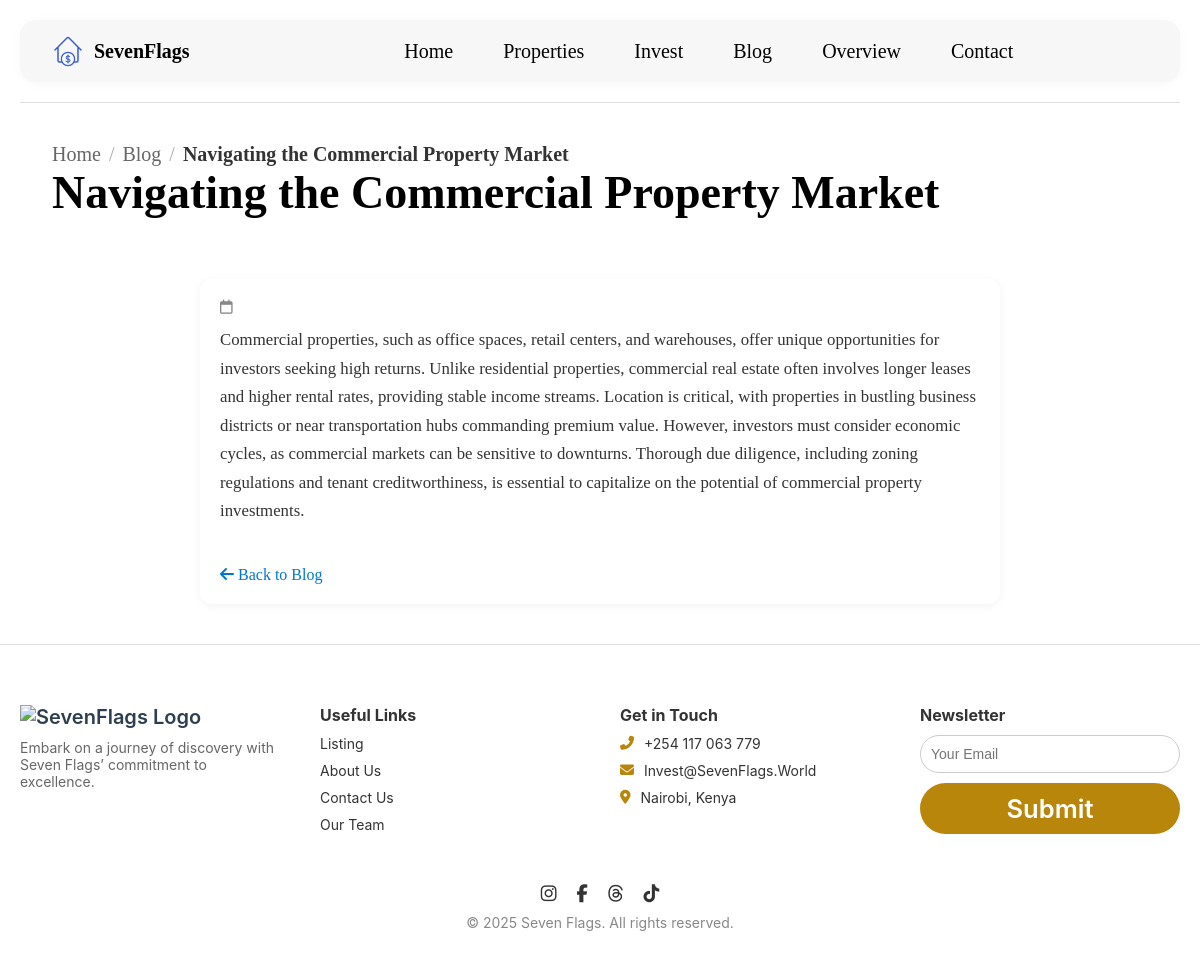
/blog/navigating-the-commercial-property-market/, run on the app's committed database.
### core/models.py (models this page shows, shortened)
class BlogPost(models.Model):
    author = models.ForeignKey(User, on_delete=models.SET_NULL, null=True)  # usually admin users
    title = models.CharField(max_length=255)
    slug = models.SlugField(unique=True, max_length=255)
    content = CKEditor5Field()
    published = models.BooleanField(default=False)
    published_at = models.DateTimeField(blank=True, null=True)
    created_at = models.DateTimeField(auto_now_add=True)
    updated_at = models.DateTimeField(auto_now=True)
    class Meta:
        ordering = ['-published_at']

### core/views.py (the view)
# urls.py: path('blog/<slug:slug>/', views.blog_details, name='blog_detail'),
def blog_details(request, slug):
    blog = get_object_or_404(BlogPost, slug=slug)
    return render(request, 'core/blog_detail.html', {'blog': blog})

### core/context_processors.py (called while the page is built)
def available_currencies(request):
    currencies = ExchangeRate.objects.values_list("target_currency", flat=True)
    return {
        "available_currencies": ["KES"] + list(currencies)  # Always include KES as base
    }

### core/templates/core/blog_detail.html (shortened to what this page needs)
{% load static %}
<!DOCTYPE html>
<html lang="en">
<head>
  <link rel="stylesheet" href="https://cdnjs.cloudflare.com/ajax/libs/font-awesome/6.5.0/css/all.min.css">
  <link rel="stylesheet" href="{% static 'css/styles.css' %}" />
</head>
<body>
  <header class="site-header">
    <div class="header-container">
      <div class="website-logo">
        <img class="logo-monogram" src="{% static 'icons/Rent Home Section.svg' %}" />
        <div class="brand-name">SevenFlags</div>
      </div>
      <nav class="navbar" id="navbar">
        <a href="{% url 'core:home' %}">Home</a>
        <a href="{% url 'core:properties' %}">Properties</a>
        <a href="{% url 'core:invest' %}">Invest</a>
        <a href="{% url 'core:blog' %}">Blog</a>
        <a href="{% url 'core:about' %}">Overview</a>
        <a href="{% url 'core:contact' %}">Contact</a>
      </nav>
    </div>
  </header>
  <main class="main-content">
    <section class="breadcrumb-section">
      <div class="breadcrumb-container">
        <div class="breadcrumb-wrapper">
          <div class="breadcrumb-links">
            <a href="{% url 'core:home' %}" class="breadcrumb-link">Home</a>
            <span class="breadcrumb-divider">/</span>
            <a href="{% url 'core:blog' %}" class="breadcrumb-link">Blog</a>
            <span class="breadcrumb-divider">/</span>
            <span class="breadcrumb-current">{{ blog.title }}</span>
          </div>
          <div class="breadcrumb-title-wrap">
            <h1 class="breadcrumb-title">{{ blog.title }}</h1>
          </div>
        </div>
      </div>
    </section>
    <section class="blog-detail-section">
      <div class="blog-container">
        <div class="blog-meta">
          <p class="blog-date"><i class="fa-regular fa-calendar"></i> {{ blog.date_published|date:"F j, Y" }}</p>
        </div>
        <div class="blog-content">
          {{ blog.content|safe }}
        </div>
        <div class="back-to-blog">
          <a href="{% url 'core:blog' %}"><i class="fa-solid fa-arrow-left"></i> Back to Blog</a>
        </div>
      </div>
    </section>
  </main>
  {% include 'partials/footer.html' %}
</body>
</html>

### static/css/styles.css (style rules this page uses)
* { margin: 0; padding: 0; box-sizing: border-box; }
:root { --main-color: #b8860b; --black: #000; --white: #fff; --gray: #666; --box-shadow: 0 2px 8px rgba(0, 0, 0, 0.1); --transition: all 0.3s ease; --font-family: 'Inter', sans-serif; }
html { margin: 0; padding: 0; scroll-behavior: smooth; }
body { margin: 0; padding: 0; }
img { max-width: 100%; display: block; }
a { text-decoration: none; color: inherit; transition: color 0.3s ease; }
.website-logo { display: flex; align-items: center; gap: 10px; }
.logo-monogram { height: 32px; font-size: 30px; }
.brand-name { font-weight: 600; font-size: 20px; color: #000000; }
.navbar { display: flex; gap: 50px; justify-content: center; flex: 1; align-items: center; }
.navbar a { text-decoration: none; color: black; font-weight: 500; font-size: 20px; }
.site-header { background: none; padding: 0; border-radius: 16px; margin: 20px; position: relative; display: flex; flex-direction: column; justify-content: flex-start; z-index: 1; overflow: visible; }
.header-container { display: flex; align-items: center; justify-content: space-between; width: 100%; padding: 15px 32px; border-radius: 16px; background: #f7f7f7; box-shadow: 0 2px 12px rgba(0, 0, 0, 0.03); gap: 80px; z-index: 2; flex-wrap: wrap; margin-top: 0; box-sizing: border-box; }
.breadcrumb-section { padding: 40px 32px 20px; border-top: 1px solid #ddd; margin: 0 20px; }
.breadcrumb-container { max-width: 1200px; margin: 0 auto; }
.breadcrumb-wrapper { display: flex; justify-content: space-between; align-items: center; flex-wrap: wrap; }
.breadcrumb-links { display: flex; align-items: center; flex-wrap: wrap; font-size: 20px; color: #666; }
.breadcrumb-link { text-decoration: none; color: #666; transition: color 0.3s; }
.breadcrumb-divider { margin: 0 8px; color: #aaa; }
.breadcrumb-current { font-weight: 600; color: #333; }
.breadcrumb-title-wrap { animation: fadeInUp 0.6s ease-out forwards; }
.breadcrumb-title { font-size: 46px; font-weight: 700; color: #000; margin: 0; }

### core/templates/core/blog_detail.html (style rules this page uses)
.blog-container { max-width: 800px; margin: 40px auto; padding: 20px; background: #fff; border-radius: 12px; box-shadow: 0 2px 10px rgba(0,0,0,0.05); }
.blog-meta { font-size: 0.9rem; color: #888; margin-bottom: 10px; }
.blog-content { line-height: 1.7; font-size: 1.05rem; color: #333; }
.blog-content p { margin-bottom: 1.2em; }
.back-to-blog { margin-top: 40px; }
.back-to-blog a { color: #0077cc; text-decoration: none; font-weight: 500; }

### data on the page
BlogPost: title "Navigating the Commercial Property Market", content "Commercial properties, such as office spaces, retail centers, and warehouses, offer unique opportunities for investors seeking high returns. Unlike residential properties, commercial real estate often involves longer leases and higher rental rates, providing stable income streams. Location is critical, with properties in bustling business districts or near transportation hubs commanding premium value. However, investors must consider economic cycles, as commercial markets can be sensitive to downturns. Thorough due diligence, including zoning regulations and tenant creditworthiness, is essential to capitalize on the potential of commercial property investments."
